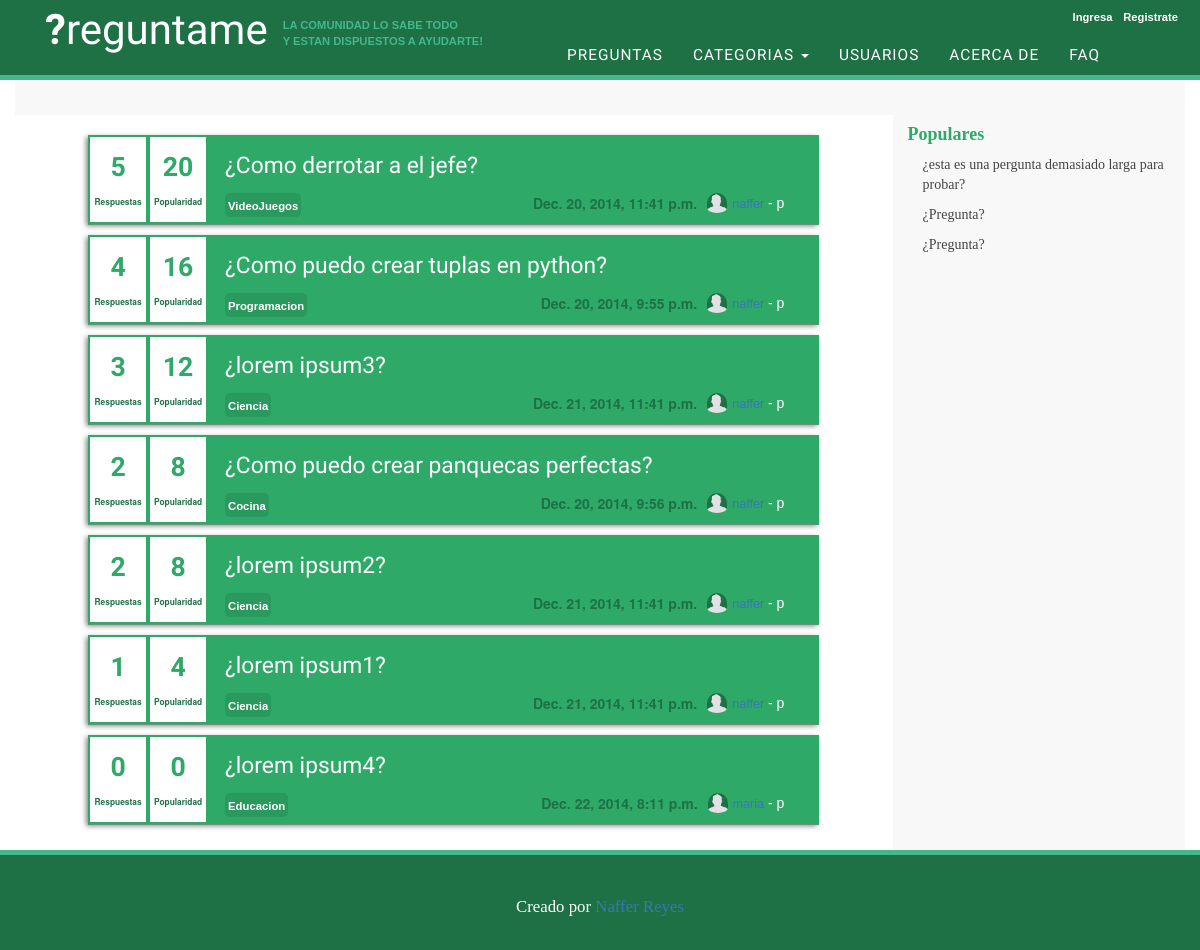
Page /preguntas/ on the earlier database version.
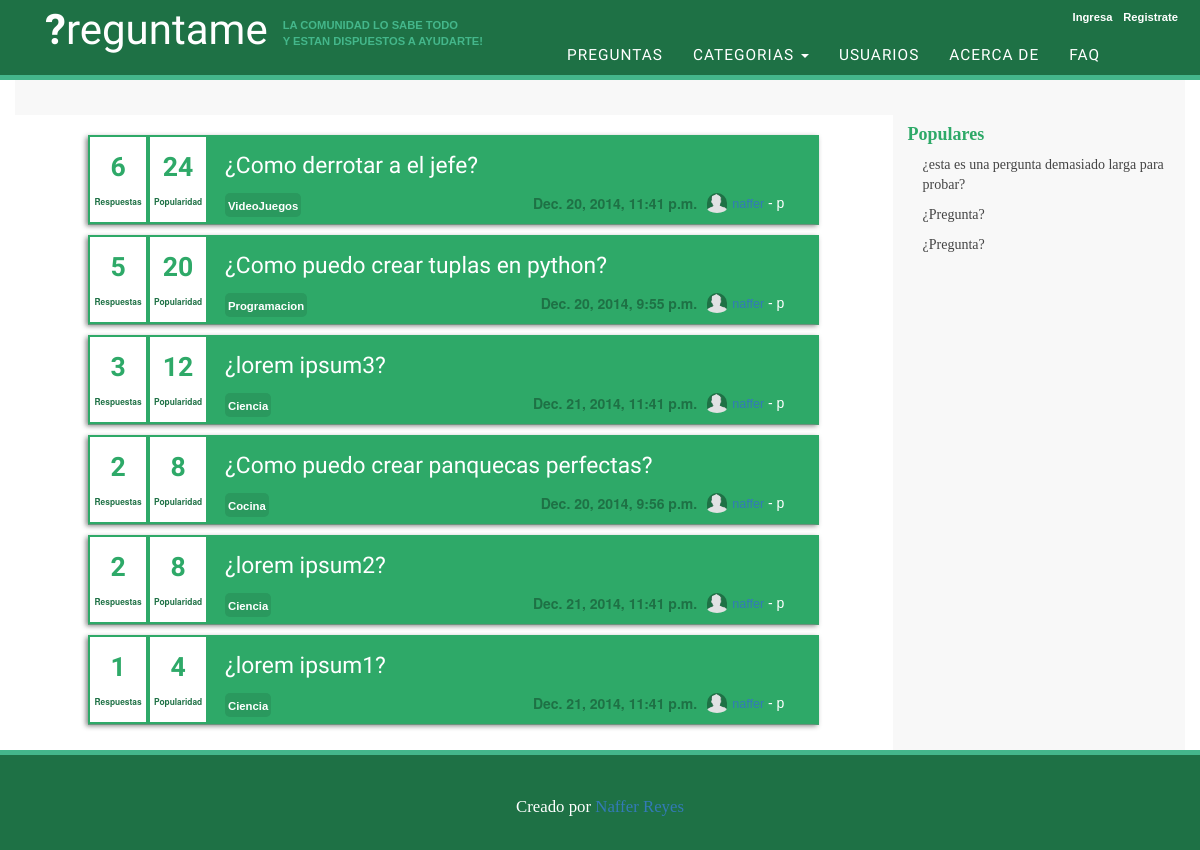
Same page on the later database version.
### askme/models.py (models this page shows, shortened)
class Pregunta(models.Model):
	asunto = models.CharField(max_length=150)
	descripcion = models.TextField()
	fecha_pub = models.DateTimeField(auto_now_add=True)
	popularidad = models.IntegerField(default=0)
	respuestas = models.IntegerField(default=0)
	categoria = models.ForeignKey(Categoria)
	usuario = models.ForeignKey(User)

class Categoria(models.Model):
	titulo = models.CharField(max_length=150)
	def __str__(self):
		return self.titulo

### askme/views.py (the view)
class PreguntaListView(ListView):
	context_object_name = 'lista_de_preguntas'
	template_name = 'lista_preguntas.html'
	paginate_by = 15
	def get_queryset(self):
		return Pregunta.objects.order_by('-popularidad')

### askme/templates/lista_preguntas.html (shortened to what this page needs)
{% extends "base_extendida.html" %}
{% block contenido %}
	{% if lista_de_preguntas %}
		{% for pregunta in lista_de_preguntas %}
			<div class="row">
				<div class="col-md-10 col-md-offset-1 pregunta">
					<div class="row shadow">
						<div class="col-md-2 spotlight">
							<div class="row">
								<div id="respuestas" class="col-md-6" >
									<h4>{{ pregunta.respuestas }}</h4>
									<p>Respuestas</p>
								</div>
								<div id="popularidad" class="col-md-6" >
									<h4>{{ pregunta.popularidad }}</h4>
									<p>Popularidad</p>
								</div>
							</div>
						</div>
						<div class="col-md-10 pregunta-contenido">
							<h3><a href="{% url 'preguntas:detalle' pregunta.id %}">¿{{ pregunta.asunto }}?</a></h3>
							<div class="pregunta-categoria">
								<p><a href="#">{{ pregunta.categoria }}</a></p>
							</div>
							<div class="pregunta-usuario">
								<p><a href="#">{{ pregunta.usuario }}</a> - {{ pregunta.usuario.datosusuario.reputacion }}p</p>
							</div>
							<div class="pregunta-img">
								<img src="../static/img/profile.png" alt="profile">
							</div>
							<div class="pregunta-fecha">
								<p>{{ pregunta.fecha_pub }}</p>
							</div>
						</div>
					</div>
				</div>
			</div>
		{% endfor %}
	{% else %}
		<p>No hay preguntas disponibles.</p>
	{% endif %}
{% endblock contenido %}

### templates/base_extendida.html
{% extends "base.html" %}
{% block principal %}
	<div class="row categoria">
	</div>
	<div class="row contenedor-principal">
		<div class="col-md-9 main">
			{% block contenido %}
			{% endblock contenido %}
		</div>
		<div class="col-md-3 side">
			<div class="titulo-side">
				<h4><a href="#">Populares</a></h4>
			</div>
			<div class="contenido-side">
				<p><a href="#">¿esta es una pergunta demasiado larga para probar?</a></p>
				<p><a href="#">¿Pregunta?</a></p>
				<p><a href="#">¿Pregunta?</a></p>
			</div>
		</div>
	</div>
{% endblock principal %}

### templates/base.html (shortened to what this page needs)
<!DOCTYPE html>
<html lang="en">
<head>
	{% load staticfiles %}
	<link rel="stylesheet" type="text/css" href="{% static "css/normalize.css" %}">
	<link rel="stylesheet" href="{% static "css/bootstrap.min.css" %}">
	<link rel="stylesheet" type="text/css" href="{% static "css/position.css" %}">
	<link rel="stylesheet" type="text/css" href="{% static "css/style.css" %}">
</head>
	<div class="container-fluid">
		<div class="row all-header">
			<div class="col-md-5">
				<div class="navbar-header">
					<a id="brand" class="navbar-brand" href="{% url 'preguntas:preguntas' %}"><strong>?</strong>reguntame</a>
					<p id="slogan">LA COMUNIDAD LO SABE TODO <br>Y ESTAN DISPUESTOS A AYUDARTE!</p>
				</div>
			</div>
			<div class="col-md-7">
				<div class="row">
					<div class="col-md-12">
						<div class="log">
							{% if user.is_authenticated %}
								<a class="log-area" href="#">{{ user.username }}</a>
								<a class="log-area" href="{% url 'cuentas:logout' %}">Salir</a>
							{% else %}
								<a class="log-area" href="{% url 'cuentas:login' %}">Ingresa</a>
								<a class="log-area" href="{% url 'cuentas:registro' %}">Registrate</a>
							{% endif %}
						</div>
					</div>
				</div>
				<div class="row">
					<div class="col-md-12 menu">
						<div id="menu-nav">
							<ul class="nav navbar-nav">
								<li><a href="#">PREGUNTAS</a></li>
								<li class="dropdown">
									<a href="#" class="dropdown-toggle" data-toggle="dropdown" role="button" aria-expanded="false">CATEGORIAS <span class="caret"></span></a>
						        </li>
								<li><a href="#">USUARIOS</a></li>
								<li><a href="#">ACERCA DE</a></li>
								<li><a href="#">FAQ</a></li>
							</ul>
						</div>
					</div>
				</div>
			</div>
		</div>
	</div>
	<div class="container">
		{% block principal %}
		{% endblock principal %}
	</div>
	<footer>
		<p>Creado por <a href="#">Naffer Reyes</a></p>
	</footer>
</body>
</html>

### static/css/position.css (style rules this page uses)
#brand { margin: 5px 0 0 15px; }
.log { float: right; padding-top: 5px; }
.log a { margin-right: 7px; }
.menu { padding-top: 10px; }
#menu-nav { float: right; margin-right: 70px; }
.menu ul li a { padding-bottom: 10px; padding-top: 10px; }
#slogan { float: left; margin-top: 17px; }
.main { min-height: 500px; padding-bottom: 25px; }
.main:first-child { padding-top: 10px; }
.contenedor-principal, .contenedor-principal-log { padding-top: 0px; }
.categoria { height: 35px; }
.pregunta { height: 90px; margin-top: 10px; }
.pregunta-categoria { float: left; border-radius: 5px; }
.pregunta-categoria p { padding: 3px; margin: 0; }
.pregunta-fecha { float: right; margin-right: 10px; }
.pregunta-usuario { float: right; margin-right: 20px; }
#respuestas, #popularidad { padding: 0; width: 56px; margin: 2px; height: 85px; }
#respuestas h4, #popularidad h4 { margin: 15px 0 15px 0; }
.pregunta-contenido h3 { margin: 15px 0 15px 0; }
.pregunta-img img { width: 20px; height: 25px; float: right; padding-bottom: 5px; margin-right: 5px; border-radius: 10px; }
.contenido-side { margin-left: 15px; }
footer { height: 100px; padding-top: 40px; }

### static/css/style.css (style rules this page uses)
.all-header { background-color: #1e7145; border-bottom: 5px solid #44B78B; }
#brand { color: #fff; font-family: 'Lobster', Verdana, Geneva, sans-serif; font-size: 3em; }
.log a { color: #fff; font-family: 'Verdana', Geneva, sans-serif; font-weight: bold; font-size: 0.8em; }
.nav > li > a { color: #fff; font-family: 'Passion One', cursive, Arial, Helvetica, sans-serif; font-size: 1.1em; letter-spacing: 1px; }
#slogan { color: #44B78B; font-family: 'Tahoma', Geneva, sans-serif; font-weight: bold; font-size: 0.8em; }
.contenedor-principal { background-color: #F8F8F8; }
.main { background-color: #FFF; }
.categoria { background-color: #F8F8F8; }
.pregunta { background-color: #2EA968; }
.shadow { box-shadow: -2px 2px 5px #888; }
#respuestas, #popularidad { background-color: #fff; text-align: center; }
#respuestas h4, #popularidad h4 { font-size: 1.9em; font-family: 'Lobster', Verdana, Geneva, sans-serif; font-weight: bold; color: #2EA968; }
#respuestas p, #popularidad p { font-size: 0.6em; font-family: "Helvetica Neue",Helvetica,Arial,sans-serif; font-weight: bold; color: #1e7145; }
.pregunta-contenido { color: #fff; }
.pregunta-usuario { font-family: Arial; color: #fff; }
.pregunta-categoria { font-size: 0.9em; font-weight: bold; background-color: #2A995E; }
.pregunta-categoria a { color: #fff; text-decoration: none; }
.pregunta-fecha { color: #1e7145; font-weight: bold; }
.pregunta-contenido h3 a, .pregunta-contenido-larga h3 a { font-family: 'Lobster', Verdana, Geneva, sans-serif; color: #fff; font-size: 0.95em; }
.pregunta-contenido a, .pregunta-contenido-larga a { font-size: 0.9em; font-family: Verdana, Geneva, sans-serif; }
.side { background-color: #F8F8F8; font-family: Verdana; }
.titulo-side a { font-weight: bold; color: #2EA968; }
.contenido-side a { color: #444; }
footer { background-color: #1e7145; text-align: center; color: #fff; font-family: Tahoma; font-size: 1.2em; border-top: 5px solid #44B78B; }

Differences in the rows shown:
removed Pregunta: respuestas "0", popularidad "0", asunto "lorem ipsum4", categoria "Educacion", fecha_pub "Dec. 22, 2014, 8:11 p.m."
changed Pregunta "Como derrotar a el jefe": respuestas "5" → "6"; popularidad "20" → "24"
changed Pregunta "Como puedo crear tuplas en python": respuestas "4" → "5"; popularidad "16" → "20"
